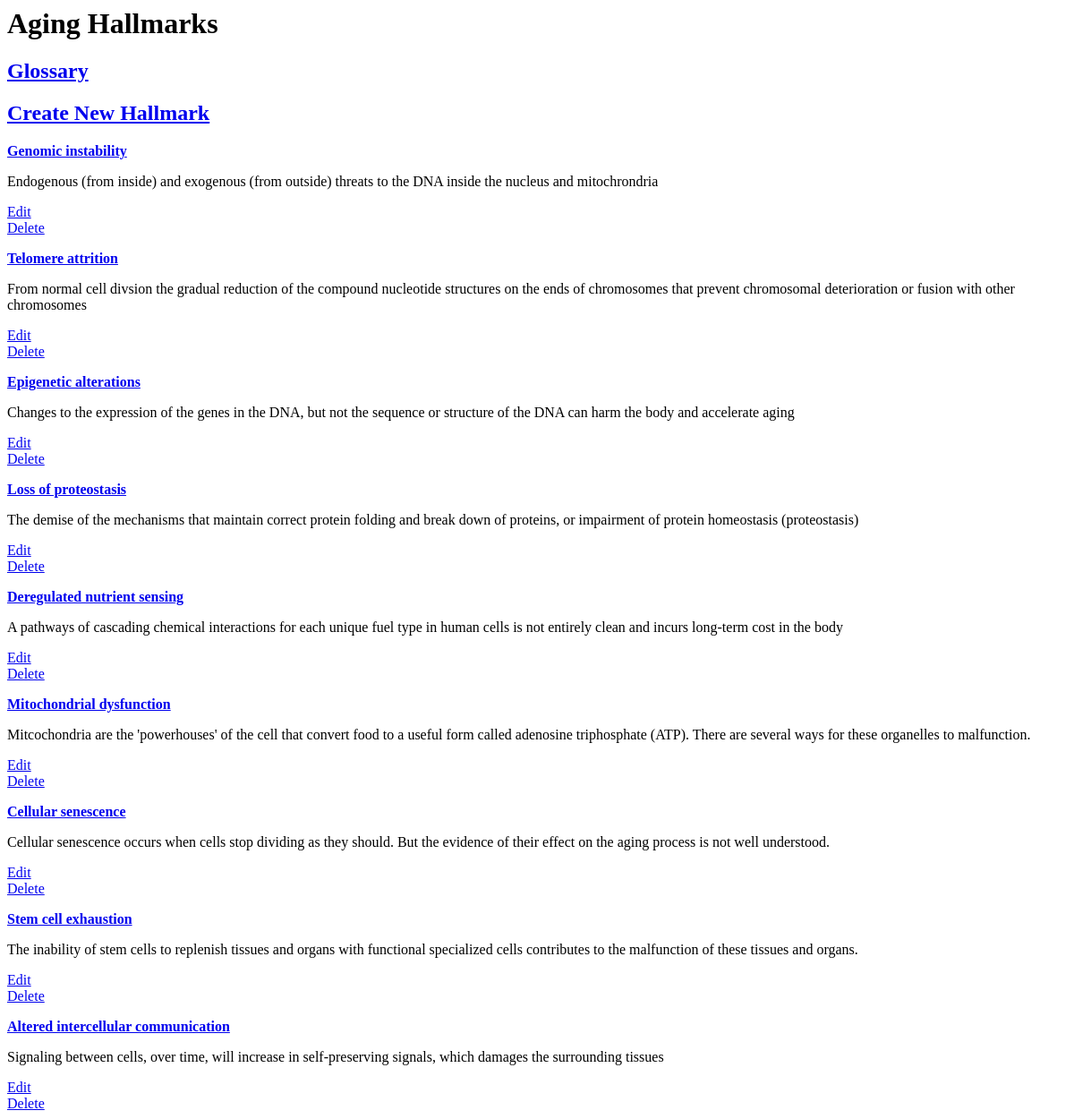
The app's page /aging_hallmarks, older data.
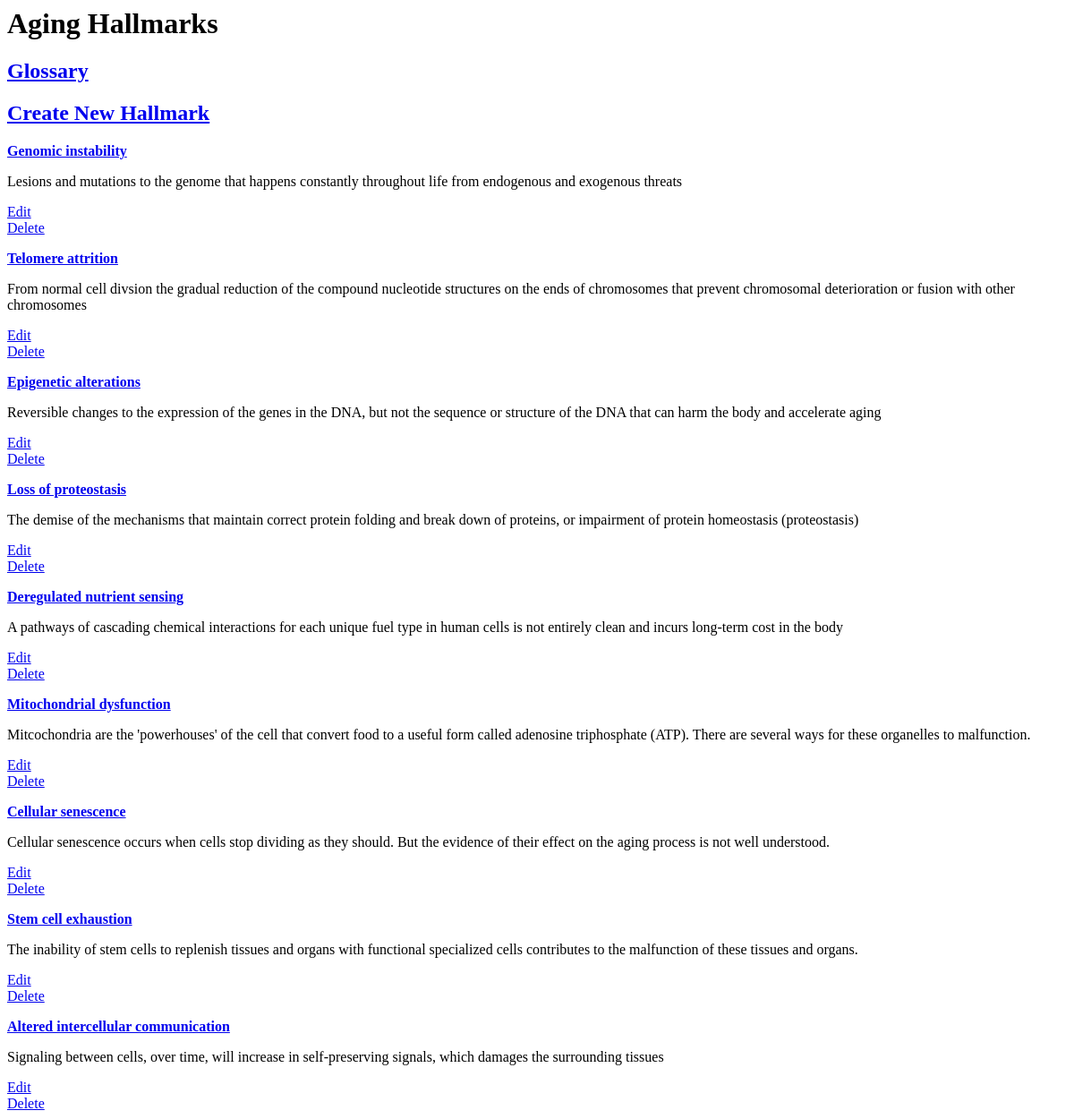
The same page, newer data.
### db_setup.py (models this page shows)
class AgingHallmark(Base):
    __tablename__ = 'aging_hallmark'
    id = Column(Integer, primary_key=True)
    name = Column(String(300), nullable=False)
    summary = Column(String(300))
    treatment = Column(String(300))

### app.py (the view)
@app.route('/')
@app.route('/aging_hallmarks')
def agingHallmarks():
    aging_hallmarks = session.query(AgingHallmark).all()
    return render_template('agingHallmarks.html',
                                aging_hallmarks = aging_hallmarks)

### templates/agingHallmarks.html (shortened to what this page needs)
<html>
<body>
<h1> Aging Hallmarks </h1>
<h2><a href="{{url_for('glossary')}}">Glossary</a></h2>
<h2><a href="{{url_for('newHallmark')}}">Create New Hallmark</a></h2>
{% for hallmark in aging_hallmarks %}
<b><a href="{{url_for('hallmarkDetails', hallmark_id = hallmark.id)}}"><p>{{hallmark.name}}</p></a></b>
<p>{{hallmark.summary}}</p>
<a href="{{url_for('editHallmark', hallmark_id = hallmark.id)}}">Edit</a>
<a href="{{url_for('deleteHallmark', hallmark_id = hallmark.id)}}">Delete</a>
{% endfor %}
</body>
</html>

Row changes from the older to the newer data that the page shows:
changed AgingHallmark "Genomic instability": summary "Endogenous (from inside) and exogenous (from outside) threats to the DNA inside the nucleus and mitochrondria" → "Lesions and mutations to the genome that happens constantly throughout life from endogenous and exogenous threats"
changed AgingHallmark "Epigenetic alterations": summary "Changes to the expression of the genes in the DNA, but not the sequence or structure of the DNA can harm the body and accelerate aging" → "Reversible changes to the expression of the genes in the DNA, but not the sequence or structure of the DNA that can harm the body and accelerate aging"
